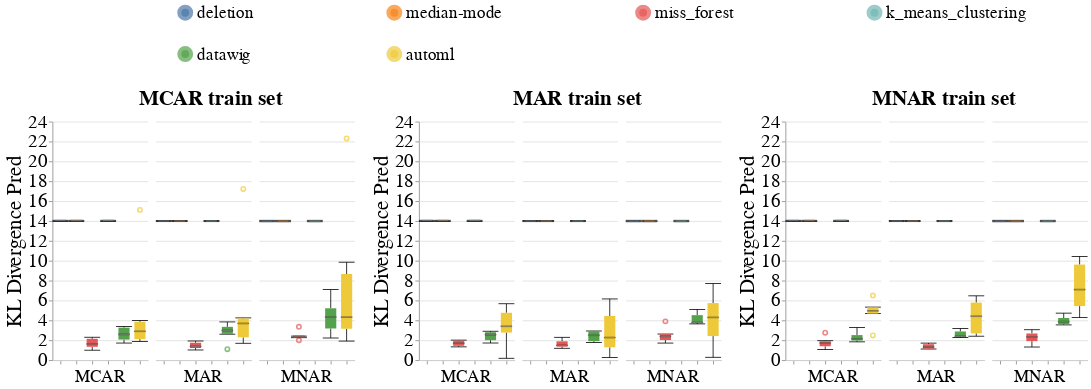

Notebook cell for this chart:
### Code cell
# Numerical
create_box_plots_for_diff_imputers(dataset_name=DATASET_NAME,
                                   column_name='ugpa',
                                   metric_name='kl_divergence_pred',
                                   db_client=db_client,
                                   without_dummy=True)
